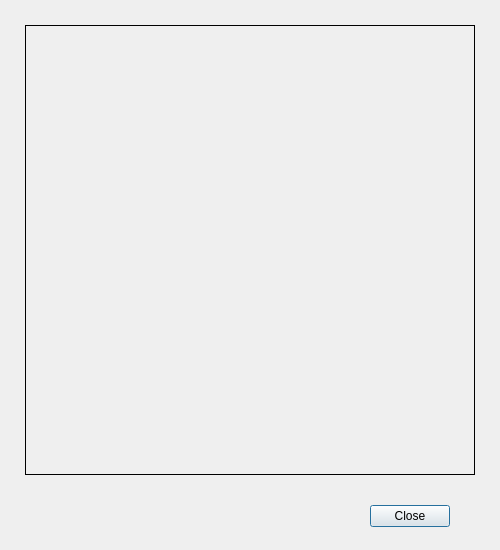
<?xml version="1.0" encoding="UTF-8"?>
<ui version="4.0">
 <class>FullSizePreview</class>
 <widget class="QDialog" name="FullSizePreview">
  <property name="geometry">
   <rect>
    <x>0</x>
    <y>0</y>
    <width>500</width>
    <height>550</height>
   </rect>
  </property>
  <property name="windowTitle">
   <string>Dialog</string>
  </property>
  <widget class="QDialogButtonBox" name="buttonBox">
   <property name="geometry">
    <rect>
     <x>150</x>
     <y>500</y>
     <width>300</width>
     <height>32</height>
    </rect>
   </property>
   <property name="orientation">
    <enum>Qt::Horizontal</enum>
   </property>
   <property name="standardButtons">
    <set>QDialogButtonBox::Close</set>
   </property>
  </widget>
  <widget class="QLabel" name="label">
   <property name="geometry">
    <rect>
     <x>25</x>
     <y>25</y>
     <width>450</width>
     <height>450</height>
    </rect>
   </property>
   <property name="frameShape">
    <enum>QFrame::Box</enum>
   </property>
   <property name="text">
    <string/>
   </property>
  </widget>
 </widget>
 <resources/>
 <connections>
  <connection>
   <sender>buttonBox</sender>
   <signal>accepted()</signal>
   <receiver>FullSizePreview</receiver>
   <slot>accept()</slot>
   <hints>
    <hint type="sourcelabel">
     <x>248</x>
     <y>254</y>
    </hint>
    <hint type="destinationlabel">
     <x>157</x>
     <y>274</y>
    </hint>
   </hints>
  </connection>
  <connection>
   <sender>buttonBox</sender>
   <signal>rejected()</signal>
   <receiver>FullSizePreview</receiver>
   <slot>reject()</slot>
   <hints>
    <hint type="sourcelabel">
     <x>316</x>
     <y>260</y>
    </hint>
    <hint type="destinationlabel">
     <x>286</x>
     <y>274</y>
    </hint>
   </hints>
  </connection>
 </connections>
</ui>
